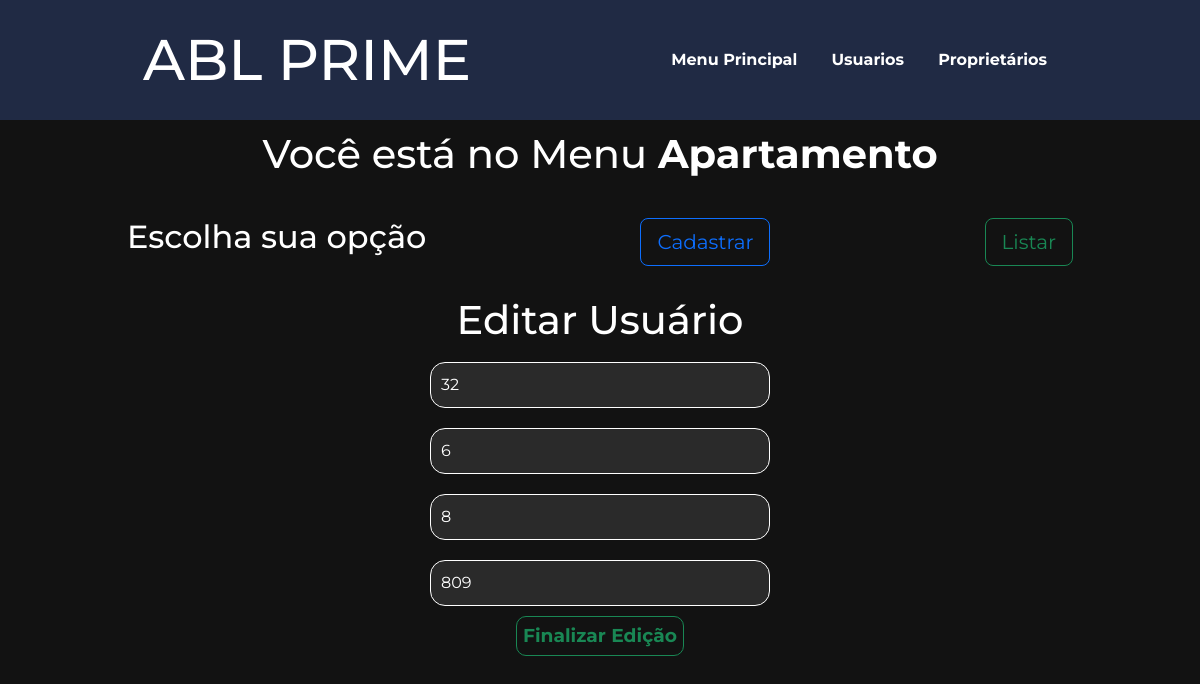
/apartamento.php?page=editar&Id_Apt=32, run on the app's committed database.
### tables this page shows
CREATE TABLE `apartamento` (
  `Id_Apt` int(11) NOT NULL,
  `Num_andar` int(11) NOT NULL,
  `Num_apt` int(11) NOT NULL,
  `Id_bloco` int(11) NOT NULL
);

### operacoes_apartamento/editar_apt.php (the view, shortened to what this page needs)
<!doctype html>
<html lang="en">
<head>
  <link rel="stylesheet" href="style.css">
</head>
<body>
  <?php
  $res = mysqli_query($mysqli, "SELECT * FROM apartamento WHERE Id_Apt=" . $_REQUEST["Id_Apt"]);
  $dados = $res->fetch_object();
  ?>
  <div class="dados">
    <form action="?page=salvar" method="POST">
      <h1>Editar Usuário</h1>
      <input type="number" value="<?php print $dados->Id_Apt; ?>" name="Id_Apt" placeholder="Digite o ID apt">
      <input type="number" value="<?php print $dados->Id_bloco; ?>" name="Id_bloco" placeholder="Digite o ID do bloco">
      <input type="number" value="<?php print $dados->Num_andar; ?>" name="Num_andar" placeholder="Digite o n° do andar">
      <input type="number" value="<?php print $dados->Num_apt; ?>" name="Num_apt" placeholder="Digite o n° do apt">
      <button onclick="valida(2)" class="btnform" type="submit ">Finalizar Edição</button>
    </form>
  </div>
</body>
</html>

### style.css (style rules this page uses)
* { font-family: 'Montserrat', sans-serif; }
html, body, form { margin: 0; padding: 0; box-sizing: border-box; color: white; background-color: #121212; }
button { font-weight: bold; }
.dados { display: flex; flex-flow: column nowrap; width: 30vw; margin: 0 auto; text-align: center; }
input { margin: 10px; padding: 10px; color: white; background-color: #2a2a2a; border: 0.3px solid white; border-radius: 15px; }
form { display: flex; flex-flow: column nowrap; }
.btnform { margin: 0 auto; width: auto; height: 40px; background-color: #121212; border-radius: 10px; border: 0.5px solid #198754; color: #198754; font-size: 14pt; }

### data on the page
apartamento: Id_Apt "32", Id_bloco "6", Num_andar "8", Num_apt "809"
